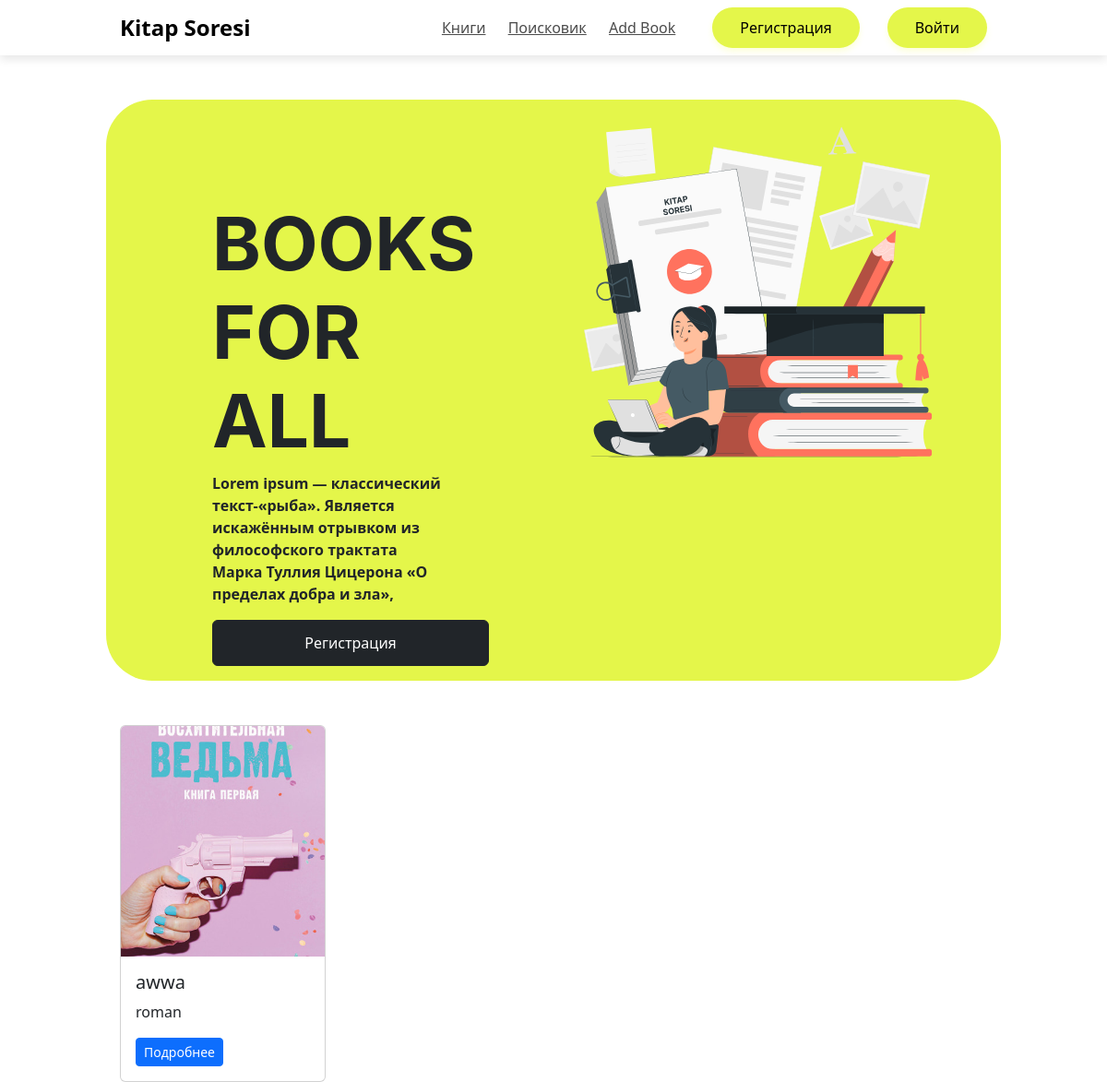
The page / on the database its author committed.
### messenger/models.py (models this page shows, shortened)
class Books(models.Model):
    name = models.CharField(max_length=255, verbose_name="Название книги")
    slug = models.SlugField(max_length=255, unique=True, db_index=True, verbose_name="URL")
    author = models.ForeignKey(Author, on_delete=models.PROTECT)
    photo = models.ImageField(upload_to="photos/%Y/%m/%d/")
    description = models.TextField(blank=True)
    genre = models.ManyToManyField(Genre, help_text="Select a genre for this book")
    price = models.IntegerField(blank=False)
    is_published = models.BooleanField(default=True)
    def get_absolute_url(self):
        return reverse('book', kwargs={'book_slug': self.slug})
    class Meta:
        verbose_name = 'Список книг'
        verbose_name_plural = 'Список книг'
        ordering = ['name']

class Author(models.Model):
    slug = models.SlugField(max_length=255, unique=True, db_index=True, verbose_name="URL")
    name = models.CharField(max_length=200, help_text="Enter a book Author")
    def __str__(self):
        return self.name
    class Meta:
        verbose_name = 'Авторы книг'
        verbose_name_plural = 'Автор книги'
        ordering = ['name']

### messenger/views.py (the view)
# urls.py: path('', index, name='home'),
def index(request):
    contact_list = Books.objects.all()
    books = Books.objects.all()
    context = {
        'title': 'General leaf',
        'menu': menu,
        'books': books,
    }
    return render(request, 'messenger/index.html', context=context)

### messenger/templates/messenger/index.html
{%extends 'messenger/base.html'%}
{%block content%}
{%load static%}
<div class="container mt-5 main-content">
    <div class="row">
        <div class="col-12 col-md-6 mt-2 d">
            <div class="  main-text">
                <h1 style="font-size:80px ; font-weight: bold; font-family: inter;">BOOKS FOR
                    ALL</h1>
                <b>
                    <p>Lorem ipsum — классический текст-«рыба». Является искажённым отрывком из
                        философского трактата Марка
                        Туллия
                        Цицерона «О пределах добра и зла»,</p>
                </b>
                <p>
                    <button class="button-reg  btn btn-dark"> Регистрация</button>
                </p>
            </div>
        </div>
        <div class="col-12 col-md-6 mt-2 ">
            <img src="{%static 'messenger/images/mainpic.svg'%}" width="90%">
        </div>
    </div>
</div>
<div class="container mt-5">
    <div class="row g-3">
        {% for i in books %}
        <div class="col-sm-6  col-md-4 col-lg-3">
            <div class="card h-100">
                {% if i.photo %}
                <img src="{{i.photo.url}}" class="card-img-top" alt="...">
                {% endif %}
                <div class="card-body">
                    <h5 class="card-title">{{i.name}}</h5>
                    <p class="card-text">{{i.author}}</p>
                    <a class="btn btn-primary btn-sm " href="{{ i.get_absolute_url }}">Подробнее</a>
                </div>
            </div>
        </div>
        {% endfor %}
    </div>
</div>
{%endblock%}

### messenger/static/messenger/css/style.css (style rules this page uses)
.container { padding-right: 15px; padding-left: 15px; margin-right: auto; margin-left: auto; }
.main-content { background-color: #E4F64A; border-radius: 50px; }
.main-text { padding-top: 100px; margin-left: 20px; padding-left: 80px ; padding-right: 100px; }
.card-img-top { max-width: 250px; max-height: 250px; object-fit: cover; }
body { margin: 0; background-color: #fff; }
.button-reg { width: 300px; height: 50px; text-align: center; }
@media (max-width: 1200px) { .container { max-width: 970px; } }

### rows shown on the page
Books: photo (picture), name "awwa", author "roman"
